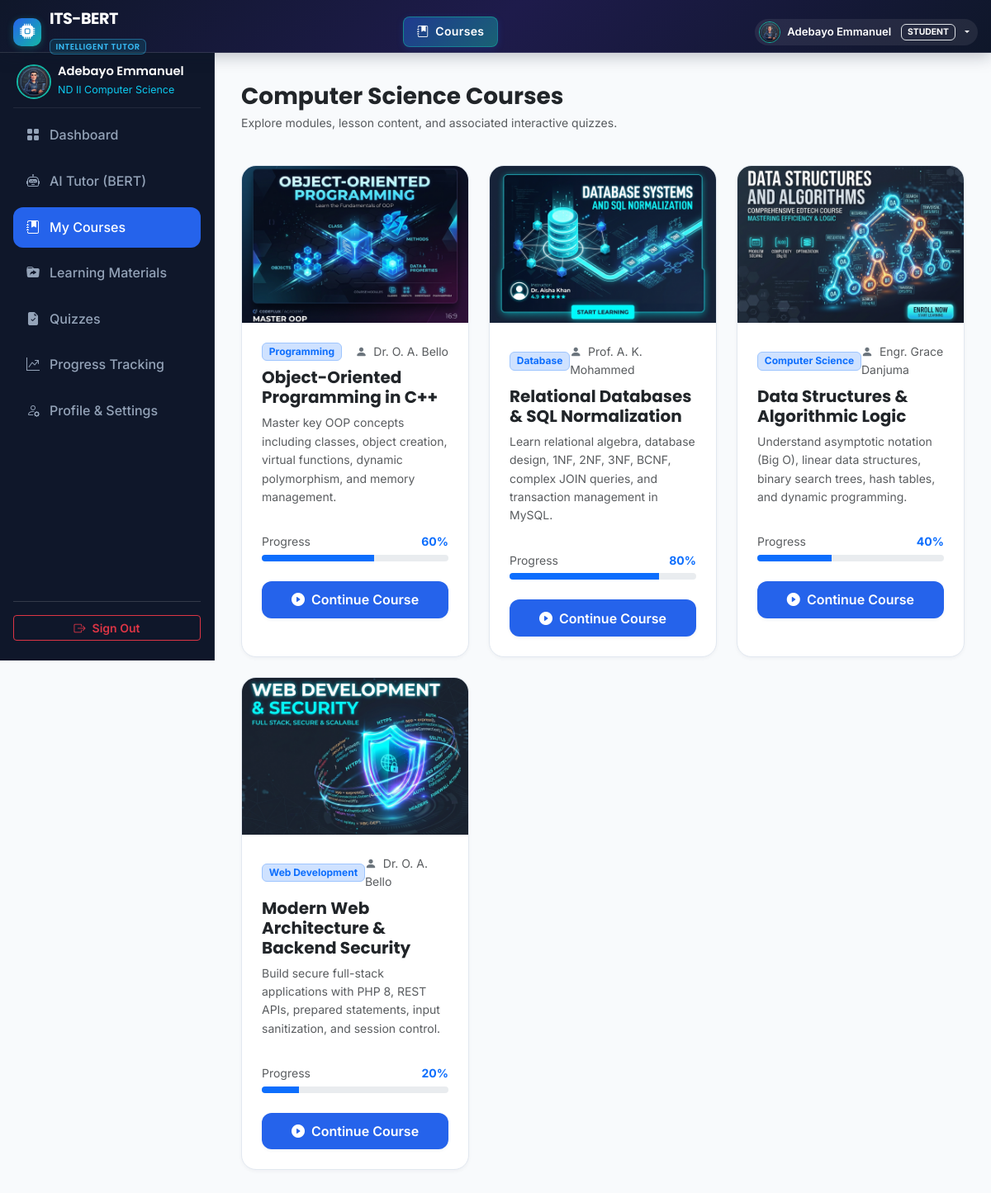
The page /courses.php (signed in) on the database its author committed.
### tables this page shows
CREATE TABLE `students` (
  `id` INT AUTO_INCREMENT PRIMARY KEY,
  `user_id` INT NOT NULL,
  `student_id_code` VARCHAR(50) NOT NULL UNIQUE,
  `phone` VARCHAR(20) DEFAULT NULL,
  `department` VARCHAR(100) DEFAULT 'Computer Science',
  `created_at` DATETIME DEFAULT CURRENT_TIMESTAMP,
  FOREIGN KEY (`user_id`) REFERENCES `users`(`id`) ON DELETE CASCADE
);

CREATE TABLE `users` (
  `id` INT AUTO_INCREMENT PRIMARY KEY,
  `name` VARCHAR(100) NOT NULL,
  `email` VARCHAR(120) NOT NULL UNIQUE,
  `password` VARCHAR(255) NOT NULL,
  `role` ENUM('student', 'admin') NOT NULL DEFAULT 'student',
  `avatar` VARCHAR(255) DEFAULT NULL,
  `created_at` DATETIME DEFAULT CURRENT_TIMESTAMP
);

CREATE TABLE `courses` (
  `id` INT AUTO_INCREMENT PRIMARY KEY,
  `subject_id` INT DEFAULT NULL,
  `title` VARCHAR(150) NOT NULL,
  `code` VARCHAR(30) NOT NULL UNIQUE,
  `description` TEXT NOT NULL,
  `category` VARCHAR(50) NOT NULL DEFAULT 'Computer Science',
  `image` VARCHAR(255) DEFAULT 'course_oop.jpg',
  `instructor` VARCHAR(100) DEFAULT 'Dr. O. A. Bello',
  `total_lessons` INT DEFAULT 5,
  `created_at` DATETIME DEFAULT CURRENT_TIMESTAMP,
  FOREIGN KEY (`subject_id`) REFERENCES `subjects`(`id`) ON DELETE SET NULL
);

### config/auth.php (called while the page is built, shortened)
<?php
function is_logged_in() {
    return isset($_SESSION['user_id']) && !empty($_SESSION['user_id']);
}
function get_logged_user() {
    global $pdo;
    $userId = $_SESSION['user_id'];
    if (isset($pdo)) {
        try {
            $stmt = $pdo->prepare("SELECT u.*, s.id as student_id, s.student_id_code, a.id as admin_id FROM users u LEFT JOIN students s ON u.id = s.user_id LEFT JOIN admins a ON u.id = a.user_id WHERE u.id = ?");
            $stmt->execute([$userId]);
            $user = $stmt->fetch();
            if ($user) {
                return [
                    'id' => $user['id'],
                    'name' => $user['name'],
                    'email' => $user['email'],
                    'role' => $user['role'],
                    'avatar' => $user['avatar'] ?? null,
                    'student_id' => $user['student_id'] ?? null,
                    'student_code' => $user['student_id_code'] ?? null,
                    'admin_id' => $user['admin_id'] ?? null
                ];
            }
        } catch (Exception $e) {
        }
    }
    return [
        'id' => $_SESSION['user_id'],
        'name' => $_SESSION['user_name'] ?? $_SESSION['name'] ?? 'User',
        'email' => $_SESSION['user_email'] ?? $_SESSION['email'] ?? '',
        'role' => $_SESSION['user_role'] ?? $_SESSION['role'] ?? 'student',
        'avatar' => $_SESSION['user_avatar'] ?? null,
        'student_id' => $_SESSION['student_id'] ?? null,
        'student_code' => $_SESSION['student_code'] ?? null,
        'admin_id' => $_SESSION['admin_id'] ?? null
    ];
}

### config/settings_helper.php (called while the page is built, shortened)
<?php
function get_site_settings() {
    $file = __DIR__ . '/site_settings.json';
    $default = [
        'site_name' => 'ITS-BERT',
        'site_subtitle' => 'INTELLIGENT TUTOR',
        'site_tagline' => 'Learn Smarter with AI-Powered Tutoring',
        'hero_badge' => 'BERT NLP Transformer System',
        'hero_title' => 'Learn Smarter with AI-Powered Tutoring',
        'hero_subtitle' => 'An intelligent tutoring system powered by advanced Natural Language Processing to provide personalized learning assistance, instant answers, interactive quizzes, and progress tracking.',
        'logo_icon' => 'bi-cpu-fill',
        'logo_image' => '',
        'hero_bg_image' => 'hero_learning_bg.jpg',
        'footer_text' => 'ITS-BERT is an AI-driven Intelligent Tutoring System designed for Computer Science education.',
        'contact_email' => 'support@itsbert.edu.ng'
    ];
    if (file_exists($file)) {
        $content = file_get_contents($file);
        $data = json_decode($content, true);
        if (is_array($data)) {
            return array_merge($default, $data);
        }
    }
    return $default;
}

### courses.php (the view, shortened to what this page needs)
<?php
require_once 'config/db.php';
require_once 'config/auth.php';
$user = get_logged_user();
$studentId = $user['student_id'] ?? 1;
$stmt = $pdo->prepare("
  SELECT c.*, COALESCE(p.completed_lessons, 0) as completed_lessons
  FROM courses c
  LEFT JOIN progress p ON c.id = p.course_id AND p.student_id = ?
  ORDER BY c.created_at ASC
");
$stmt->execute([$studentId]);
$courses = $stmt->fetchAll();
require_once 'includes/header.php';
require_once 'includes/navbar.php';
?>
<div class="dashboard-layout">
  <?php require_once 'includes/sidebar.php'; ?>
  <main class="dash-main">
    <div class="container-fluid p-0">
      <div class="d-flex flex-column flex-md-row justify-content-between align-items-md-center mb-4">
        <div>
          <h3 class="fw-bold font-heading text-dark mb-1">Computer Science Courses</h3>
          <p class="text-muted small">Explore modules, lesson content, and associated interactive quizzes.</p>
        </div>
      </div>
      <div class="row g-4">
        <?php foreach ($courses as $c):
          $pct = $c['total_lessons'] > 0 ? round(($c['completed_lessons'] / $c['total_lessons']) * 100) : 0;
        ?>
          <div class="col-lg-4 col-md-6">
            <div class="card-custom h-100 bg-white">
              <img src="assets/images/<?php echo htmlspecialchars($c['image']); ?>" class="card-img-top" alt="<?php echo htmlspecialchars($c['title']); ?>" style="height: 190px; object-fit: cover;">
              <div class="card-body p-4 d-flex flex-column">
                <div class="d-flex justify-content-between align-items-center mb-2">
                  <span class="badge bg-primary-subtle text-primary border border-primary-subtle"><?php echo htmlspecialchars($c['category']); ?></span>
                  <small class="text-muted"><i class="bi bi-person-fill text-secondary me-1"></i> <?php echo htmlspecialchars($c['instructor']); ?></small>
                </div>
                <h5 class="fw-bold font-heading text-dark mb-2"><?php echo htmlspecialchars($c['title']); ?></h5>
                <p class="text-muted small flex-grow-1"><?php echo htmlspecialchars($c['description']); ?></p>
                <div class="my-3">
                  <div class="d-flex justify-content-between align-items-center small mb-1">
                    <span class="text-muted">Progress</span>
                    <span class="fw-bold text-primary"><?php echo $pct; ?>%</span>
                  </div>
                  <div class="progress" style="height: 8px;">
                    <div class="progress-bar bg-primary" role="progressbar" style="width: <?php echo $pct; ?>%;"></div>
                  </div>
                </div>
                <a href="course_view.php?id=<?php echo $c['id']; ?>" class="btn btn-primary-custom w-100 mt-2">
                  <i class="bi bi-play-circle-fill me-1"></i> <?php echo $pct > 0 ? 'Continue Course' : 'Start Course'; ?>
                </a>
              </div>
            </div>
          </div>
        <?php endforeach; ?>
      </div>
    </div>
  </main>
</div>
<?php require_once 'includes/portal_footer.php'; ?>

### includes/navbar.php (shortened to what this page needs)
<?php
require_once __DIR__ . '/../config/auth.php';
require_once __DIR__ . '/../config/settings_helper.php';
$site_settings = get_site_settings();
$user = get_logged_user();
$is_admin_dir = (strpos($_SERVER['SCRIPT_NAME'], '/admin/') !== false);
$base_path = $is_admin_dir ? '../' : '';
$currentPage = basename($_SERVER['PHP_SELF']);
$page_display_name = 'Home';
$page_display_icon = 'bi-house-door-fill';
if ($is_admin_dir) {
    switch ($currentPage) {
        case 'index.php':
            $page_display_name = 'Admin Overview';
            $page_display_icon = 'bi-speedometer2';
            break;
        case 'students.php':
            $page_display_name = 'Students';
            $page_display_icon = 'bi-people-fill';
            break;
        case 'questions.php':
            $page_display_name = 'Question Logs';
            $page_display_icon = 'bi-chat-left-dots-fill';
            break;
        case 'courses.php':
            $page_display_name = 'Courses';
            $page_display_icon = 'bi-journal-album';
            break;
        case 'quizzes.php':
            $page_display_name = 'Quizzes';
            $page_display_icon = 'bi-file-earmark-check-fill';
            break;
        case 'materials.php':
            $page_display_name = 'Resources';
            $page_display_icon = 'bi-folder-fill';
            break;
        case 'settings.php':
            $page_display_name = 'Site Settings';
            $page_display_icon = 'bi-gear-fill';
            break;
        default:
            $page_display_name = isset($page_title) ? $page_title : 'Admin';
            $page_display_icon = 'bi-speedometer2';
            break;
    }
} else {
    switch ($currentPage) {
        case 'courses.php':
        case 'course_view.php':
            $page_display_name = 'Courses';
            $page_display_icon = 'bi-journal-bookmark-fill';
            break;
    }
}
?>
<header class="portal-header">
  <div class="container-fluid px-3">
    <div class="d-flex align-items-center justify-content-between">
      <?php if ($user): ?>
        <div class="portal-brand">
          <?php if (!empty($site_settings['logo_image'])): ?>
            <img src="<?php echo $base_path; ?>assets/images/<?php echo htmlspecialchars($site_settings['logo_image']); ?>" height="34" class="rounded me-2" alt="Logo">
          <?php else: ?>
            <div class="portal-brand-icon">
              <i class="bi <?php echo htmlspecialchars($site_settings['logo_icon'] ?? 'bi-cpu-fill'); ?>"></i>
            </div>
          <?php endif; ?>
          <div>
            <span class="d-block leading-none fw-bold text-truncate" style="max-width: 140px;"><?php echo htmlspecialchars($site_settings['site_name']); ?></span>
            <span class="badge d-none d-md-inline-block fw-semibold" style="font-size: 0.62rem; letter-spacing: 0.5px; color: #38bdf8; background: rgba(14, 116, 144, 0.25); border: 1px solid rgba(56, 189, 248, 0.4);"><?php echo htmlspecialchars($site_settings['site_subtitle']); ?></span>
          </div>
        </div>
      <?php endif; ?>
      <?php if ($currentPage === 'index.php'): ?>
        <div class="d-none d-lg-flex align-items-center gap-1">
          <a href="<?php echo $base_path; ?>index.php" class="portal-nav-link active"><i class="bi bi-house-door-fill"></i> Home</a>
          <a href="#features" class="portal-nav-link"><i class="bi bi-star-fill"></i> Features</a>
          <a href="#courses" class="portal-nav-link"><i class="bi bi-journal-bookmark-fill"></i> Courses</a>
          <a href="#about" class="portal-nav-link"><i class="bi bi-info-circle-fill"></i> About</a>
          <?php if ($user): ?>
            <a href="<?php echo ($user['role'] === 'admin') ? $base_path . 'admin/index.php' : $base_path . 'dashboard.php'; ?>" class="portal-nav-link"><i class="bi bi-speedometer2"></i> Portal Dashboard</a>
          <?php else: ?>
            <a href="<?php echo $base_path; ?>ai_tutor.php" class="portal-nav-link"><i class="bi bi-robot"></i> Ask BERT</a>
          <?php endif; ?>
        </div>
      <?php else: ?>
        <div class="portal-selected-page d-flex align-items-center">
          <span class="portal-page-badge">
            <i class="bi <?php echo $page_display_icon; ?>"></i> <?php echo htmlspecialchars($page_display_name); ?>
          </span>
        </div>
      <?php endif; ?>
      <div class="d-flex align-items-center gap-2">
        <?php if ($user): ?>
          <?php
            $userAvatar = !empty($user['avatar']) ? $base_path . 'assets/images/' . htmlspecialchars($user['avatar']) : ($base_path . 'assets/images/' . (($user['role'] ?? '') === 'admin' ? 'ai_tutor_avatar.jpg' : 'student_avatar.jpg'));
          ?>
          <div class="dropdown">
            <button class="portal-user-pill border-0 dropdown-toggle" type="button" data-bs-toggle="dropdown" aria-expanded="false">
              <img src="<?php echo $userAvatar; ?>" class="portal-user-avatar" alt="Avatar">
              <span class="d-none d-sm-inline"><?php echo htmlspecialchars($user['name']); ?></span>
              <span class="badge bg-accent-subtle text-accent ms-1 border border-accent-subtle" style="font-size: 0.65rem;"><?php echo strtoupper($user['role'] ?? 'STUDENT'); ?></span>
            </button>
          </div>
        <?php endif; ?>
      </div>
    </div>
  </div>
</header>

### includes/sidebar.php
<?php
$currentPage = basename($_SERVER['PHP_SELF']);
$studentUser = get_logged_user();
$studentAvatar = !empty($studentUser['avatar']) ? 'assets/images/' . htmlspecialchars($studentUser['avatar']) : 'assets/images/student_avatar.jpg';
?>
<aside class="dash-sidebar" style="width: 260px;">
  <div>
    <div class="dash-sidebar-header">
      <div class="d-flex align-items-center gap-2 px-1">
        <img src="<?php echo $studentAvatar; ?>" alt="Student Avatar" class="rounded-circle flex-shrink-0" width="42" height="42" style="object-fit: cover; border: 2px solid var(--accent-color);">
        <div style="min-width: 0;">
          <h6 class="text-white mb-0 font-heading text-truncate" style="font-size: 0.92rem;"><?php echo htmlspecialchars($studentUser['name'] ?? 'Student'); ?></h6>
          <small class="text-info" style="font-size: 0.78rem;">ND II Computer Science</small>
        </div>
      </div>
    </div>
    <ul class="dash-menu">
      <li>
        <a href="dashboard.php" class="<?php echo ($currentPage == 'dashboard.php') ? 'active' : ''; ?>">
          <i class="bi bi-grid-fill"></i> Dashboard
        </a>
      </li>
      <li>
        <a href="ai_tutor.php" class="<?php echo ($currentPage == 'ai_tutor.php') ? 'active' : ''; ?>">
          <i class="bi bi-robot"></i> AI Tutor (BERT)
        </a>
      </li>
      <li>
        <a href="courses.php" class="<?php echo ($currentPage == 'courses.php' || $currentPage == 'course_view.php') ? 'active' : ''; ?>">
          <i class="bi bi-journal-bookmark-fill"></i> My Courses
        </a>
      </li>
      <li>
        <a href="materials.php" class="<?php echo ($currentPage == 'materials.php') ? 'active' : ''; ?>">
          <i class="bi bi-folder-symlink-fill"></i> Learning Materials
        </a>
      </li>
      <li>
        <a href="quizzes.php" class="<?php echo ($currentPage == 'quizzes.php' || $currentPage == 'take_quiz.php') ? 'active' : ''; ?>">
          <i class="bi bi-file-earmark-check-fill"></i> Quizzes
        </a>
      </li>
      <li>
        <a href="progress.php" class="<?php echo ($currentPage == 'progress.php') ? 'active' : ''; ?>">
          <i class="bi bi-graph-up-arrow"></i> Progress Tracking
        </a>
      </li>
      <li>
        <a href="profile.php" class="<?php echo ($currentPage == 'profile.php') ? 'active' : ''; ?>">
          <i class="bi bi-person-gear"></i> Profile & Settings
        </a>
      </li>
    </ul>
  </div>
  <div class="dash-sidebar-bottom">
    <a href="logout.php" class="btn btn-outline-danger btn-sm w-100 d-flex align-items-center justify-content-center gap-2 fw-semibold">
      <i class="bi bi-box-arrow-right"></i> Sign Out
    </a>
  </div>
</aside>

### rows shown on the page
students: user.role (picture), user.name "Adebayo Emmanuel", user.role "STUDENT"
courses: image (picture), category "Programming", instructor "Dr. O. A. Bello", title "Object-Oriented Programming in C++", description "Master key OOP concepts including classes, object creation, virtual functions, dynamic polymorphism, and memory management.", pct "60", total_lessons "Continue Course"
courses: image (picture), category "Database", instructor "Prof. A. K. Mohammed", title "Relational Databases & SQL Normalization", description "Learn relational algebra, database design, 1NF, 2NF, 3NF, BCNF, complex JOIN queries, and transaction management in MySQL.", pct "80", total_lessons "Continue Course"
courses: image (picture), category "Computer Science", instructor "Engr. Grace Danjuma", title "Data Structures & Algorithmic Logic", description "Understand asymptotic notation (Big O), linear data structures, binary search trees, hash tables, and dynamic programming.", pct "40", total_lessons "Continue Course"
courses: image (picture), category "Web Development", instructor "Dr. O. A. Bello", title "Modern Web Architecture & Backend Security", description "Build secure full-stack applications with PHP 8, REST APIs, prepared statements, input sanitization, and session control.", pct "20", total_lessons "Continue Course"

### other values the page prints
$site_settings['site_name'] "ITS-BERT"
$site_settings['site_subtitle'] "INTELLIGENT TUTOR"
$page_display_name "Courses"
